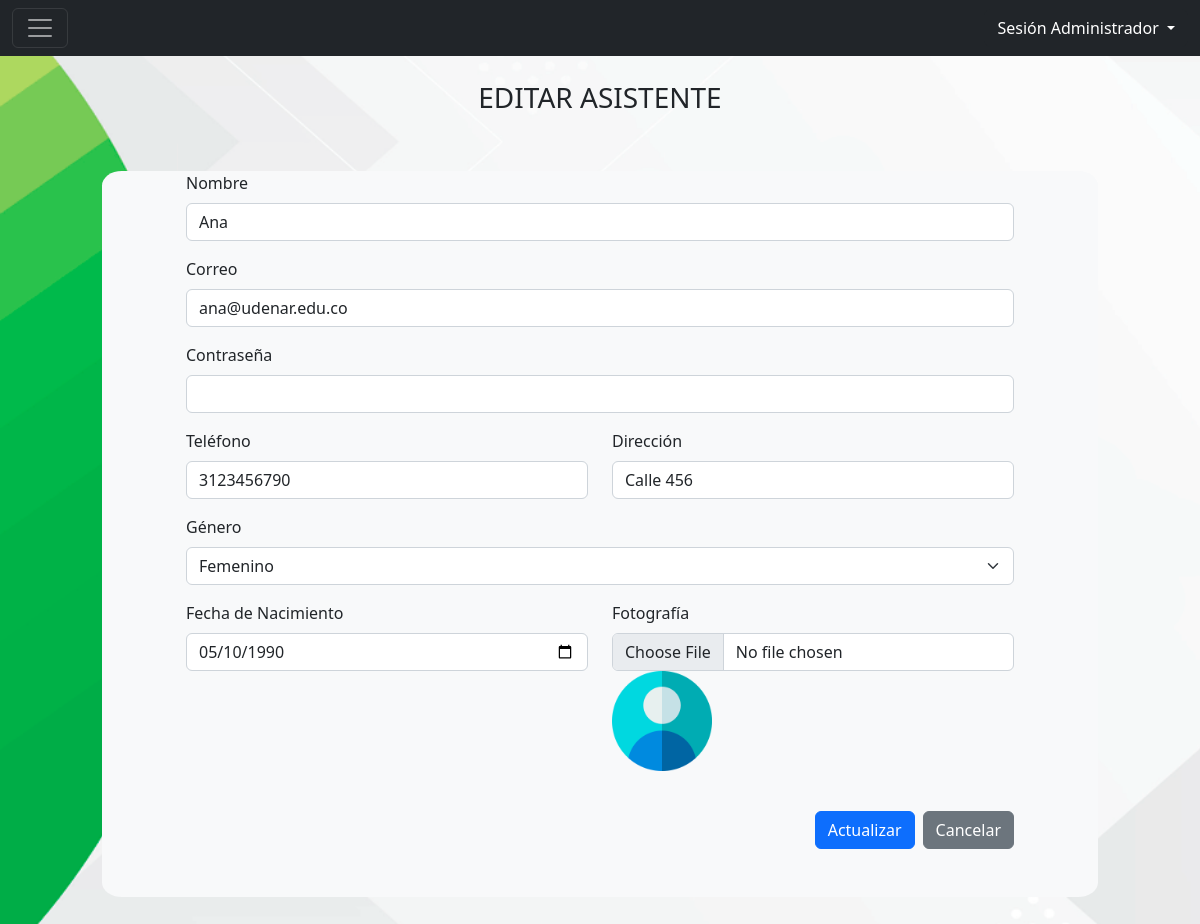
The app's page /Asistente/editarAsistente.php?id=1, older data.
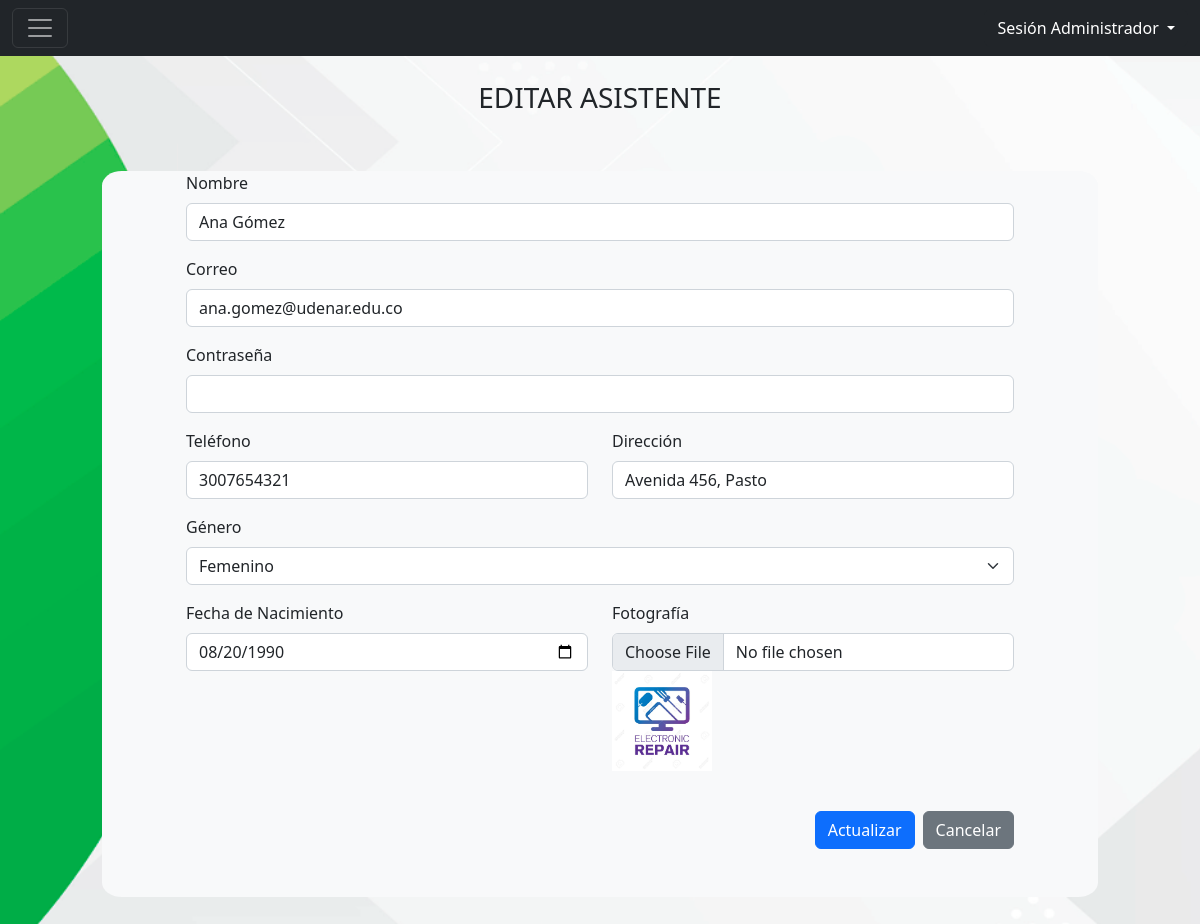
The same page, newer data.
### tables this page shows
CREATE TABLE `asistentes` (
  `id_asistente` int(10) NOT NULL,
  `nombre` varchar(40) NOT NULL,
  `correo` varchar(70) NOT NULL,
  `telefono` varchar(15) DEFAULT NULL,
  `direccion` varchar(100) DEFAULT NULL,
  `genero` varchar(10) DEFAULT NULL,
  `fecha_nacimiento` date DEFAULT NULL,
  `contraseña` varchar(200) NOT NULL,
  `fotografia` varchar(255) DEFAULT NULL
);

### complementos/conexion.php (called while the page is built, shortened)
<?php
function conexion() {
    $host = 'localhost';
    $usuario = 'root';
    $contraseña = '';
    $basedatos = 'maestriaudenar';
    $conexion = mysqli_connect($host, $usuario, $contraseña, $basedatos);
    return $conexion;
}
?>

### Asistente/editarAsistente.php (the view, shortened to what the changed rows need)
<?php
include "../complementos/conexion.php";
if (isset($_GET['id']) && !empty($_GET['id'])) {
    $id_asistente = intval($_GET['id']);
    $query = mysqli_query(conexion(), "SELECT * FROM asistentes WHERE id_asistente = $id_asistente");
    $asistente = mysqli_fetch_assoc($query);
} else {
    echo "<script>alert('ID de asistente no proporcionado'); window.location.href='listarAsistente.php';</script>";
    exit;
}
?>
<!DOCTYPE html>
<html>
<head>
    <link rel="stylesheet" href="../css/style.css">
    <link href="https://cdn.jsdelivr.net/npm/bootstrap@5.2.0/dist/css/bootstrap.min.css" rel="stylesheet">
</head>
<body>
<div class="form_registro">
    <hr><br><br>
    <div class="container px-4">
        <div class="row">
            <div class="col py-5">
                <div class="mx-5 bg-light" style="border-radius: 2%;">
                    <form action="" method="post" enctype="multipart/form-data">
                        <div class="row mb-3 needs-validation" novalidate>
                            <div class="col mx-5 px-5">
                                <div class="row mb-3">
                                    <div class="col">
                                        <label for="nombre" class="form-label">Nombre</label>
                                        <input type="text" class="form-control" id="nombre" name="nombre" value="<?php echo htmlspecialchars($asistente['nombre']); ?>">
                                    </div>
                                </div>
                                <div class="row mb-3">
                                    <div class="col">
                                        <label for="correo" class="form-label">Correo</label>
                                        <input type="email" class="form-control" id="correo" name="correo" value="<?php echo htmlspecialchars($asistente['correo']); ?>">
                                    </div>
                                </div>
                                <div class="row mb-3">
                                    <div class="col">
                                        <label for="telefono" class="form-label">Teléfono</label>
                                        <input type="tel" class="form-control" id="telefono" name="telefono" value="<?php echo htmlspecialchars($asistente['telefono']); ?>">
                                    </div>
                                    <div class="col">
                                        <label for="direccion" class="form-label">Dirección</label>
                                        <input type="text" class="form-control" id="direccion" name="direccion" value="<?php echo htmlspecialchars($asistente['direccion']); ?>">
                                    </div>
                                </div>
                                <div class="row mb-3">
                                    <div class="col">
                                        <label for="genero" class="form-label">Género</label>
                                        <select id="genero" name="genero" class="form-select">
                                            <option <?php if ($asistente['genero'] == 'Femenino') echo 'selected'; ?> value="Femenino">Femenino</option>
                                        </select>
                                    </div>
                                </div>
                                <div class="row mb-3">
                                    <div class="col">
                                        <label for="fecha_nacimiento" class="form-label">Fecha de Nacimiento</label>
                                        <input type="date" class="form-control" id="fecha_nacimiento" name="fecha_nacimiento" value="<?php echo htmlspecialchars($asistente['fecha_nacimiento']); ?>">
                                    </div>
                                    <div class="col">
                                        <label for="fotografia" class="form-label">Fotografía</label>
                                        <input type="file" class="form-control" id="fotografia" name="fotografia">
                                        <?php if ($asistente['fotografia']): ?>
                                            <img src="../Asistente/uploads/<?php echo htmlspecialchars($asistente['fotografia']); ?>" alt="Fotografía Actual" width="100">
                                        <?php endif; ?>
                                    </div>
                                </div>
                                <br>
                                <br><br>
                            </div>
                        </div>
                    </form>
                </div>
            </div>
        </div>
    </div>
</div>
</body>
</html>

Row changes from the older to the newer data that the page shows:
changed asistentes "Femenino": nombre "Ana" → "Ana Gómez"; correo "ana@udenar.edu.co" → "ana.gomez@udenar.edu.co"; telefono "3123456790" → "3007654321"; direccion "Calle 456" → "Avenida 456, Pasto"; fecha_nacimiento "05/10/1990" → "08/20/1990"; fotografia: a different picture
